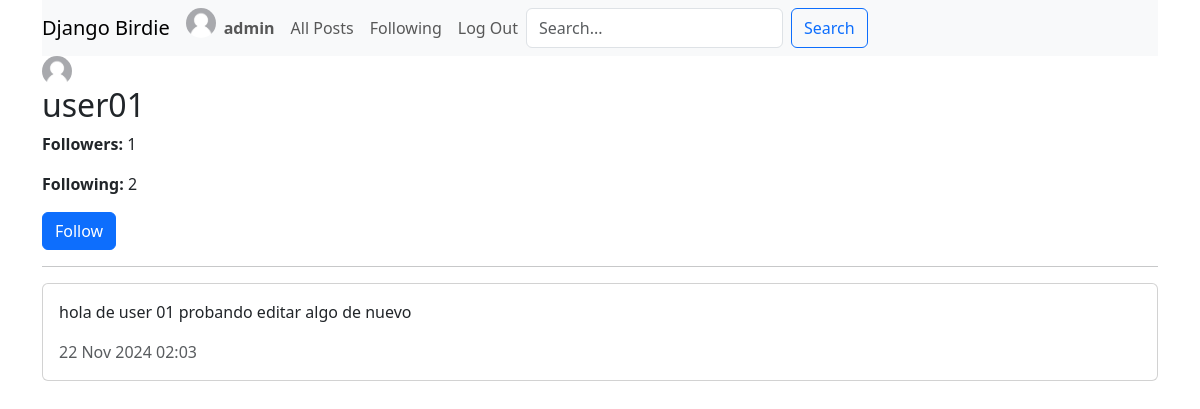
The page /profile/user01 (signed in) on the database as committed earlier.
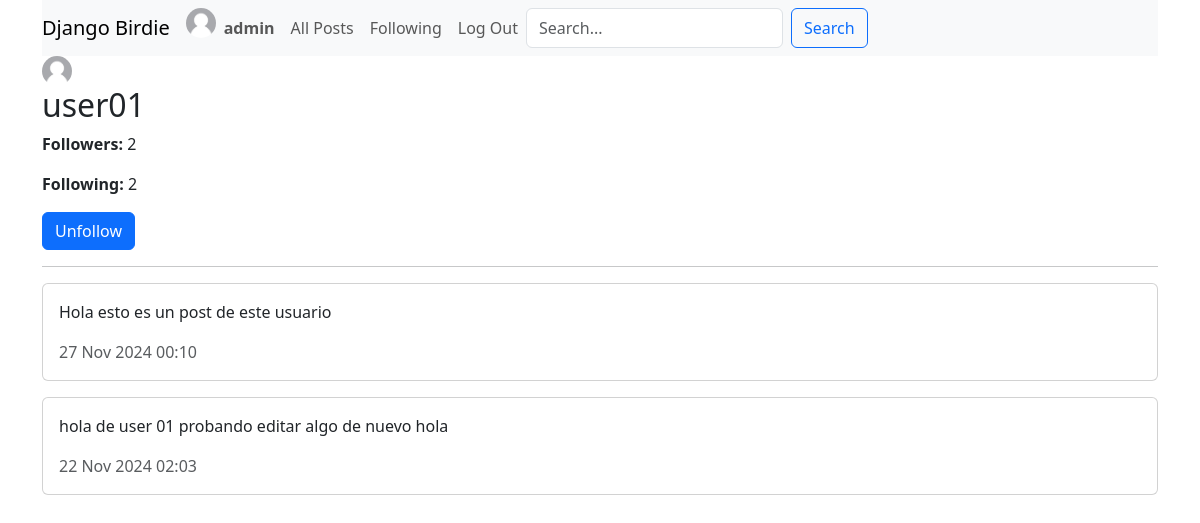
The same page on the database as committed later.
### network/models.py (models this page shows, shortened)
class Post(models.Model):
    user = models.ForeignKey(User, on_delete=models.CASCADE, related_name="posts")
    content = models.TextField(max_length=280)
    created_at = models.DateTimeField(auto_now_add=True)
    likes = models.ManyToManyField(User, related_name="liked_posts", blank=True)

### network/views.py (the view, shortened to what this page needs)
# urls.py: path("profile/<str:username>", views.profile_view, name="profile"),
def profile_view(request, username):
    profile_user = get_object_or_404(User, username=username)
    posts = profile_user.posts.all().order_by('-created_at')
    is_following = request.user.is_authenticated and profile_user.followers.filter(id=request.user.id).exists()
    return render(request, "network/profile.html", {
        "profile_user": profile_user,
        "posts": posts,
        "is_following": is_following,
        "followers_count": profile_user.followers.count(),
        "following_count": profile_user.following.count(),
    })

### network/templatetags/extras.py (called while the page is built)
@register.filter
def profile_picture_or_default(profile_picture):
    if profile_picture:
        return profile_picture.url
    return '/static/network/user/default_profile.jpg'

### network/templates/network/profile.html (shortened to what this page needs)
{% extends "network/layout.html" %}
{% load extras %}
{% block body %}
<img src="{{ user.profile_picture|profile_picture_or_default }}" alt="Profile Picture" class="rounded-circle" width="30" height="30">
<h2>{{ profile_user.username }}</h2>
<p><strong>Followers:</strong> {{ followers_count }}</p>
<p><strong>Following:</strong> {{ following_count }}</p>
{% if user.is_authenticated and user != profile_user %}
    <form method="post">
        <button type="submit" class="btn btn-primary">
            {% if is_following %}Unfollow{% else %}Follow{% endif %}
        </button>
    </form>
{% endif %}
<hr>
<div>
    {% for post in posts %}
        <div class="card mb-3">
            <div class="card-body">
                <p class="card-text">{{ post.content }}</p>
                <p class="card-text text-muted">{{ post.created_at|date:"d M Y H:i" }}</p>
            </div>
        </div>
    {% endfor %}
</div>
{% endblock %}

Rows that differ between the two databases and show on the page:
added Post: content "Hola esto es un post de este usuario", created_at "27 Nov 2024 00:10"
changed Post: content "hola de user 01 probando editar algo de nuevo" → "hola de user 01 probando editar algo de nuevo hola"
Other text that changed with them:
{{ followers_count }}: "1" → "2"
text no longer shown: "Follow"
text now shown: "Unfollow"
